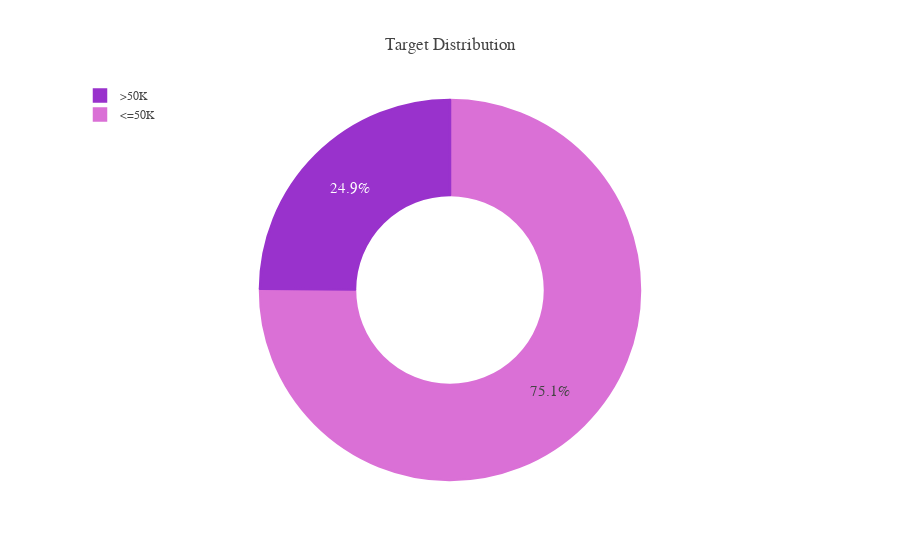

Notebook source saved alongside this figure:
### Markdown cell above
## INCOME DISTRIBUTION(TARGET VARIABLE)

### Code cell
temp=dict(layout=go.Layout(font=dict(family="Franklin Gothic", size=12),
                           height=500, width=1000))

target=df3[['income']].value_counts(normalize=True).round(decimals=3)*100

#target.rename(index={1:'Default',0:'Paid'},inplace=True)

pal, color=['#DA70D6','#9932CC'], ['#DA70D6','#9932CC']
fig=go.Figure()

fig.add_trace(go.Pie(labels=target.index, values=target, hole=.5,
                     showlegend=True,sort=False,
                     marker=dict(colors=color,line=dict(color=pal,width=2.5)),
                     hovertemplate = "%{label} Income: %{value:.2f}%<extra></extra>"))

fig.update_layout(template=temp, title='Target Distribution',
                  legend=dict(traceorder='reversed',y=1.05,x=0),
                  uniformtext_minsize=15, uniformtext_mode='hide',width=700)
fig.show()

### Figure 1 — Plotly figure (JSON) as saved in the notebook; plotly's stock layout.template omitted (floating-point values rounded to 4 significant figures)
{"data": [{"hole": 0.5, "hovertemplate": "%{label} Income: %{value:.2f}%<extra></extra>", "labels": [["<=50K"], [">50K"]], "marker": {"colors": ["#DA70D6", "#9932CC"], "line": {"color": ["#DA70D6", "#9932CC"], "width": 2.5}}, "showlegend": true, "sort": false, "type": "pie", "values": [75.1, 24.9]}], "layout": {"autosize": true, "legend": {"traceorder": "reversed", "x": 0, "y": 1.05}, "title": {"text": "Target Distribution"}, "uniformtext": {"minsize": 15, "mode": "hide"}}}
